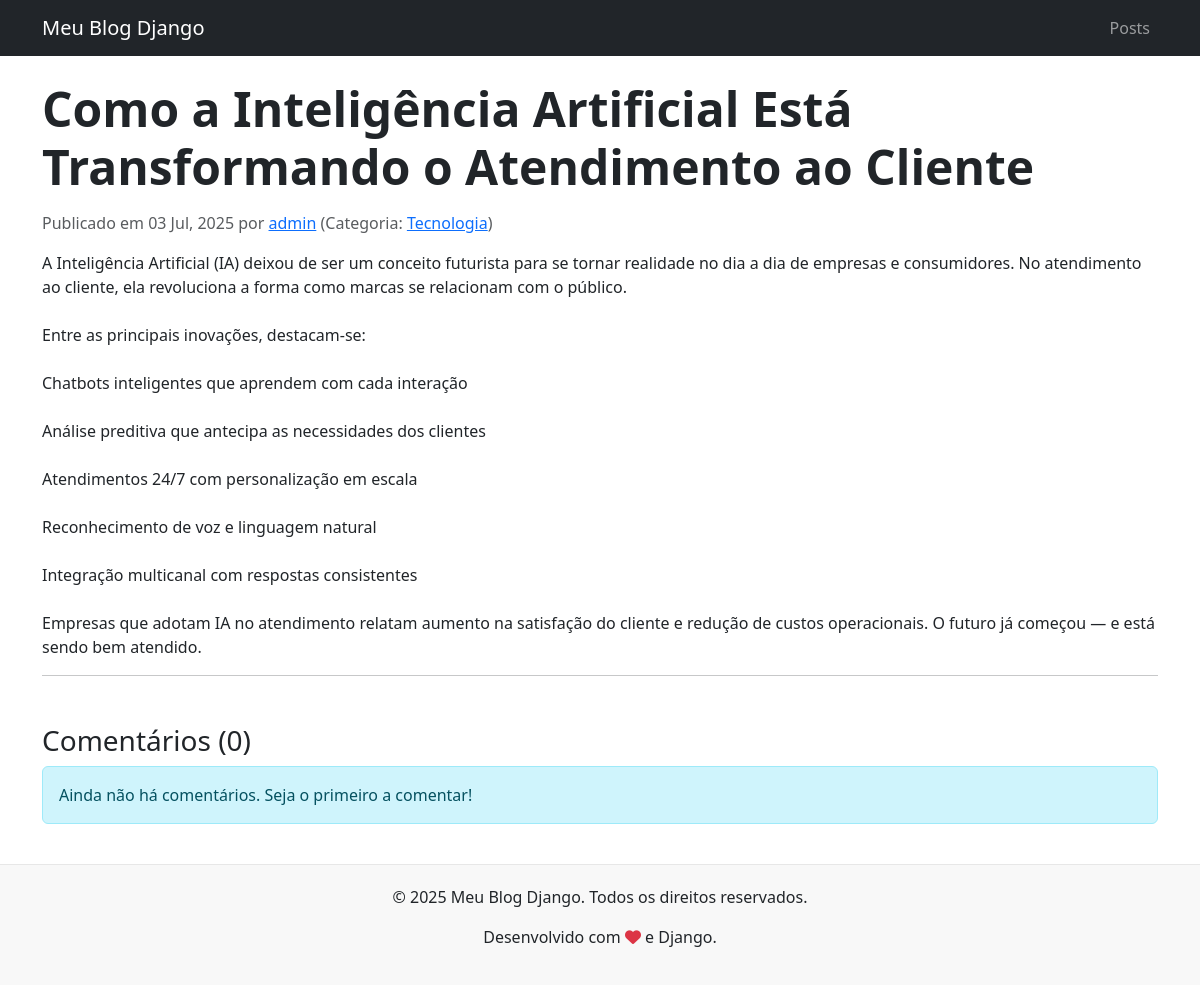
/como-a-inteligencia-artificial-esta-transformando-o-atendimento-ao-cliente/, run on the app's committed database.
### blog/models.py (models this page shows, shortened)
class Post(models.Model):
    title = models.CharField(max_length=200)
    slug = models.SlugField(max_length=200, unique=True)
    author = models.ForeignKey(User, on_delete=models.CASCADE, related_name='blog_posts')
    category = models.ForeignKey(Category, on_delete=models.SET_NULL, null=True, blank=True)
    body = models.TextField()
    publish_date = models.DateTimeField(default=timezone.now)
    created_at = models.DateTimeField(auto_now_add=True)
    updated_at = models.DateTimeField(auto_now=True)
    status = models.CharField(max_length=10,
                              choices=[('draft', 'Draft'), ('published', 'Published')],
                              default='draft')
    class Meta:
        ordering = ('-publish_date',)
        indexes = [
            models.Index(fields=['-publish_date']),
        ]

class Category(models.Model):
    name = models.CharField(max_length=100, unique=True)
    class Meta:
        verbose_name_plural = 'Categories'

### blog/views.py (the view)
# urls.py: path('<slug:slug>/', views.PostDetailView.as_view(), name='post_detail'),
class PostDetailView(DetailView):
    model = Post # Indica qual modelo deve usar
    template_name = 'blog/post_detail.html' # Indica qual template usar
    context_object_name = 'post' # Nome da variável que será passada para o template
    slug_field = 'slug' # Indica que a URL usa o campo slug para buscar o objeto
    slug_url_kwarg = 'slug' # Garante que o argumento da URL seja 'slug'
    def get_queryset(self):
        return Post.objects.filter(status='published')
    def get_context_data(self, **kwargs):
        context = super().get_context_data(**kwargs)
        context['comments'] = self.object.comments.filter(active=True)
        return context

### blog/templates/blog/post_detail.html (shortened to what this page needs)
{% extends 'blog/base.html' %}
{% load static %}
{% block content %}
    <article class="blog-post">
        <h1 class="display-5 fw-bold mb-3">{{ post.title }}</h1>
        <p class="blog-post-meta text-muted">
            Publicado em {{ post.publish_date|date:"d M, Y" }} por
            <a href="#">{{ post.author.username }}</a>
            {% if post.category %}(Categoria: <a href="#">{{ post.category.name }}</a>){% endif %}
        </p>
        <div class="blog-post-body">
            {{ post.body|linebreaksbr }}
        </div>
        <hr>
        <div class="comments-section mt-5">
            <h3>Comentários ({{ comments.count }})</h3>
            {% for comment in comments %}
                <div class="card mb-3">
                    <div class="card-body">
                        <h5 class="card-title">{{ comment.name }}</h5>
                        <h6 class="card-subtitle text-muted mb-2">
                            em {{ comment.created_at|date:"d M, Y" }} às {{ comment.created_at|time:"H:i" }}
                        </h6>
                        <p class="card-text">{{ comment.body|linebreaksbr }}</p>
                    </div>
                </div>
            {% empty %}
                <p class="alert alert-info">Ainda não há comentários. Seja o primeiro a comentar!</p>
            {% endfor %}
        </div>
    </article>
{% endblock %}

### blog/templates/blog/base.html (style rules this page uses)
body { padding-top: 56px; }

### data on the page
Post: title "Como a Inteligência Artificial Está Transformando o Atendimento ao Cliente", publish_date "03 Jul, 2025", author.username "admin", category.name "Tecnologia", body "A Inteligência Artificial (IA) deixou de ser um conceito futurista para se tornar realidade no dia a dia de empresas e consumidores. No atendimento ao cliente, ela revoluciona a forma como marcas se relacionam com o público. Entre as principais inovações, destacam-se: Chatbots inteligentes que aprendem com cada interação Análise preditiva que antecipa as necessidades dos clientes Atendimentos 24/7 com personalização em escala Reconhecimento de voz e linguagem natural Integração multicanal com respostas consistentes Empresas que adotam IA no atendimento relatam aumento na satisfação do cliente e redução de custos operacionais. O futuro já começou — e está sendo bem atendido."

### other printed values
{{ comments.count }} "0"
